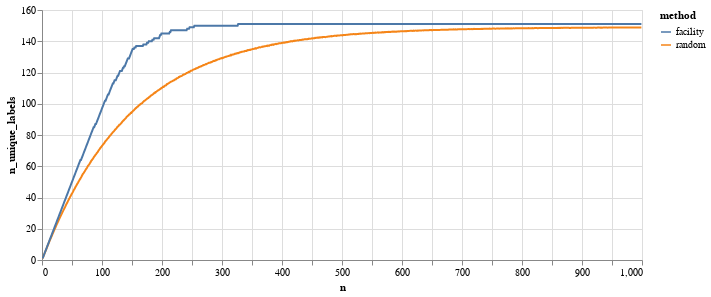

Notebook cell for this chart:
### Code cell
pltr = pd.DataFrame(data)

(alt.Chart(pltr)
  .mark_line()
  .encode(x='n', y='n_unique_labels', color="method")
  .properties(width=600, height=250)
  .interactive())

### Figure 1 — Vega-Lite specification as saved in the notebook (floating-point values rounded to 4 significant figures; data arrays with more than 128 entries replaced by an {"elided": "..."} marker saying what was removed)
{"config": {"view": {"continuousWidth": 400, "continuousHeight": 300}}, "data": {"name": "data-a79b290e5c3aec3f20780a951a4ead6d"}, "mark": "line", "encoding": {"color": {"field": "method", "type": "nominal"}, "x": {"field": "n", "type": "quantitative"}, "y": {"field": "n_unique_labels", "type": "quantitative"}}, "height": 250, "selection": {"selector002": {"type": "interval", "bind": "scales", "encodings": ["x", "y"]}}, "width": 600, "$schema": "https://vega.github.io/schema/vega-lite/v4.17.0.json", "datasets": {"data-a79b290e5c3aec3f20780a951a4ead6d": {"elided": "1998 records"}}}
